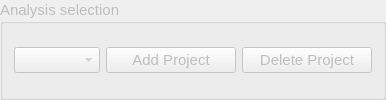
     <widget class="QGroupBox" name="groupbox_project">
      <property name="enabled">
       <bool>false</bool>
      </property>
      <property name="font">
       <font>
        <pointsize>11</pointsize>
       </font>
      </property>
      <property name="title">
       <string>Analysis selection</string>
      </property>
      <layout class="QGridLayout" name="gridLayout_2">
       <item row="0" column="0">
        <widget class="QComboBox" name="combobox_projects">
         <property name="enabled">
          <bool>false</bool>
         </property>
         <property name="font">
          <font>
           <pointsize>11</pointsize>
          </font>
         </property>
        </widget>
       </item>
       <item row="0" column="1">
        <widget class="QPushButton" name="button_add_projects">
         <property name="enabled">
          <bool>false</bool>
         </property>
         <property name="minimumSize">
          <size>
           <width>130</width>
           <height>0</height>
          </size>
         </property>
         <property name="maximumSize">
          <size>
           <width>130</width>
           <height>16777215</height>
          </size>
         </property>
         <property name="font">
          <font>
           <pointsize>11</pointsize>
          </font>
         </property>
         <property name="text">
          <string>Add Project</string>
         </property>
        </widget>
       </item>
       <item row="0" column="2">
        <widget class="QPushButton" name="button_del_projects">
         <property name="enabled">
          <bool>false</bool>
         </property>
         <property name="minimumSize">
          <size>
           <width>130</width>
           <height>0</height>
          </size>
         </property>
         <property name="maximumSize">
          <size>
           <width>130</width>
           <height>16777215</height>
          </size>
         </property>
         <property name="font">
          <font>
           <pointsize>11</pointsize>
          </font>
         </property>
         <property name="text">
          <string>Delete Project</string>
         </property>
        </widget>
       </item>
      </layout>
     </widget>
